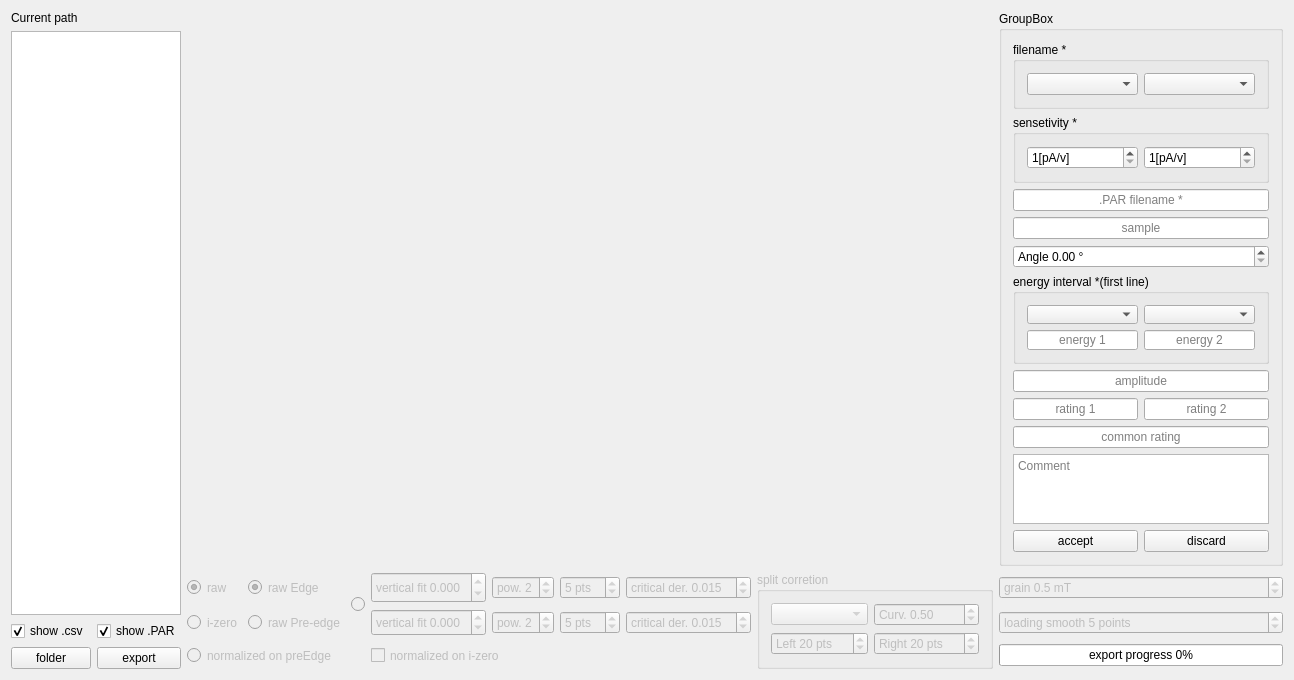
<?xml version="1.0" encoding="UTF-8"?>
<ui version="4.0">
 <class>MainWindow</class>
 <widget class="QMainWindow" name="MainWindow">
  <property name="geometry">
   <rect>
    <x>0</x>
    <y>0</y>
    <width>1235</width>
    <height>659</height>
   </rect>
  </property>
  <property name="windowTitle">
   <string>MainWindow</string>
  </property>
  <widget class="QWidget" name="centralWidget">
   <layout class="QGridLayout" name="gridLayout_5">
    <item row="0" column="12">
     <widget class="QGroupBox" name="groupBox_4">
      <property name="title">
       <string>GroupBox</string>
      </property>
      <layout class="QGridLayout" name="gridLayout_4">
       <item row="0" column="0" colspan="2">
        <widget class="QGroupBox" name="groupBox_2">
         <property name="sizePolicy">
          <sizepolicy hsizetype="Minimum" vsizetype="Preferred">
           <horstretch>0</horstretch>
           <verstretch>0</verstretch>
          </sizepolicy>
         </property>
         <property name="title">
          <string>filename *</string>
         </property>
         <layout class="QGridLayout" name="gridLayout_3">
          <item row="1" column="1">
           <widget class="QComboBox" name="file2Box">
            <property name="sizePolicy">
             <sizepolicy hsizetype="Minimum" vsizetype="Fixed">
              <horstretch>0</horstretch>
              <verstretch>0</verstretch>
             </sizepolicy>
            </property>
           </widget>
          </item>
          <item row="1" column="0">
           <widget class="QComboBox" name="file1Box">
            <property name="sizePolicy">
             <sizepolicy hsizetype="Minimum" vsizetype="Fixed">
              <horstretch>0</horstretch>
              <verstretch>0</verstretch>
             </sizepolicy>
            </property>
            <property name="toolTip">
             <string/>
            </property>
           </widget>
          </item>
         </layout>
        </widget>
       </item>
       <item row="1" column="0" colspan="2">
        <widget class="QGroupBox" name="groupBox">
         <property name="minimumSize">
          <size>
           <width>0</width>
           <height>0</height>
          </size>
         </property>
         <property name="title">
          <string>sensetivity *</string>
         </property>
         <layout class="QHBoxLayout" name="horizontalLayout">
          <item>
           <widget class="QSpinBox" name="sens1Box">
            <property name="suffix">
             <string>[pA/v]</string>
            </property>
            <property name="minimum">
             <number>1</number>
            </property>
            <property name="maximum">
             <number>1000</number>
            </property>
            <property name="value">
             <number>1</number>
            </property>
           </widget>
          </item>
          <item>
           <widget class="QSpinBox" name="sens2Box">
            <property name="suffix">
             <string>[pA/v]</string>
            </property>
            <property name="minimum">
             <number>1</number>
            </property>
            <property name="maximum">
             <number>1000</number>
            </property>
            <property name="value">
             <number>1</number>
            </property>
           </widget>
          </item>
         </layout>
        </widget>
       </item>
       <item row="2" column="0" colspan="2">
        <widget class="QLineEdit" name="filenameEdit">
         <property name="text">
          <string/>
         </property>
         <property name="alignment">
          <set>Qt::AlignCenter</set>
         </property>
         <property name="placeholderText">
          <string>.PAR filename *</string>
         </property>
        </widget>
       </item>
       <item row="3" column="0" colspan="2">
        <widget class="QLineEdit" name="sampleEdit">
         <property name="text">
          <string/>
         </property>
         <property name="alignment">
          <set>Qt::AlignCenter</set>
         </property>
         <property name="placeholderText">
          <string>sample</string>
         </property>
        </widget>
       </item>
       <item row="4" column="0" colspan="2">
        <widget class="QDoubleSpinBox" name="angleSpinBox">
         <property name="prefix">
          <string>Angle </string>
         </property>
         <property name="suffix">
          <string> °</string>
         </property>
         <property name="maximum">
          <double>90.000000000000000</double>
         </property>
         <property name="singleStep">
          <double>0.100000000000000</double>
         </property>
        </widget>
       </item>
       <item row="6" column="0" colspan="2">
        <widget class="QGroupBox" name="groupBox_3">
         <property name="sizePolicy">
          <sizepolicy hsizetype="Minimum" vsizetype="Preferred">
           <horstretch>0</horstretch>
           <verstretch>0</verstretch>
          </sizepolicy>
         </property>
         <property name="minimumSize">
          <size>
           <width>0</width>
           <height>90</height>
          </size>
         </property>
         <property name="title">
          <string>energy interval *(first line)</string>
         </property>
         <layout class="QGridLayout" name="gridLayout">
          <item row="0" column="0">
           <widget class="QComboBox" name="element1Box">
            <property name="sizePolicy">
             <sizepolicy hsizetype="Minimum" vsizetype="Fixed">
              <horstretch>0</horstretch>
              <verstretch>0</verstretch>
             </sizepolicy>
            </property>
            <property name="minimumSize">
             <size>
              <width>0</width>
              <height>15</height>
             </size>
            </property>
           </widget>
          </item>
          <item row="0" column="1">
           <widget class="QComboBox" name="element2Box">
            <property name="sizePolicy">
             <sizepolicy hsizetype="Minimum" vsizetype="Fixed">
              <horstretch>0</horstretch>
              <verstretch>0</verstretch>
             </sizepolicy>
            </property>
            <property name="minimumSize">
             <size>
              <width>0</width>
              <height>15</height>
             </size>
            </property>
           </widget>
          </item>
          <item row="1" column="0">
           <widget class="QLineEdit" name="energy1Edit">
            <property name="sizePolicy">
             <sizepolicy hsizetype="Minimum" vsizetype="Fixed">
              <horstretch>0</horstretch>
              <verstretch>0</verstretch>
             </sizepolicy>
            </property>
            <property name="minimumSize">
             <size>
              <width>0</width>
              <height>15</height>
             </size>
            </property>
            <property name="text">
             <string/>
            </property>
            <property name="alignment">
             <set>Qt::AlignCenter</set>
            </property>
            <property name="placeholderText">
             <string>energy 1</string>
            </property>
           </widget>
          </item>
          <item row="1" column="1">
           <widget class="QLineEdit" name="energy2Edit">
            <property name="sizePolicy">
             <sizepolicy hsizetype="Minimum" vsizetype="Fixed">
              <horstretch>0</horstretch>
              <verstretch>0</verstretch>
             </sizepolicy>
            </property>
            <property name="minimumSize">
             <size>
              <width>0</width>
              <height>15</height>
             </size>
            </property>
            <property name="text">
             <string/>
            </property>
            <property name="alignment">
             <set>Qt::AlignCenter</set>
            </property>
            <property name="placeholderText">
             <string>energy 2</string>
            </property>
           </widget>
          </item>
         </layout>
        </widget>
       </item>
       <item row="7" column="0" colspan="2">
        <widget class="QLineEdit" name="ampEdit">
         <property name="sizePolicy">
          <sizepolicy hsizetype="Minimum" vsizetype="Fixed">
           <horstretch>0</horstretch>
           <verstretch>0</verstretch>
          </sizepolicy>
         </property>
         <property name="text">
          <string/>
         </property>
         <property name="alignment">
          <set>Qt::AlignCenter</set>
         </property>
         <property name="placeholderText">
          <string>amplitude</string>
         </property>
        </widget>
       </item>
       <item row="8" column="0">
        <widget class="QLineEdit" name="rating1Edit">
         <property name="sizePolicy">
          <sizepolicy hsizetype="Minimum" vsizetype="Fixed">
           <horstretch>0</horstretch>
           <verstretch>0</verstretch>
          </sizepolicy>
         </property>
         <property name="text">
          <string/>
         </property>
         <property name="alignment">
          <set>Qt::AlignCenter</set>
         </property>
         <property name="placeholderText">
          <string>rating 1</string>
         </property>
        </widget>
       </item>
       <item row="8" column="1">
        <widget class="QLineEdit" name="rating2Edit">
         <property name="sizePolicy">
          <sizepolicy hsizetype="Minimum" vsizetype="Fixed">
           <horstretch>0</horstretch>
           <verstretch>0</verstretch>
          </sizepolicy>
         </property>
         <property name="text">
          <string/>
         </property>
         <property name="alignment">
          <set>Qt::AlignCenter</set>
         </property>
         <property name="placeholderText">
          <string>rating 2</string>
         </property>
        </widget>
       </item>
       <item row="9" column="0" colspan="2">
        <widget class="QLineEdit" name="ratingEdit">
         <property name="sizePolicy">
          <sizepolicy hsizetype="Minimum" vsizetype="Fixed">
           <horstretch>0</horstretch>
           <verstretch>0</verstretch>
          </sizepolicy>
         </property>
         <property name="text">
          <string/>
         </property>
         <property name="alignment">
          <set>Qt::AlignCenter</set>
         </property>
         <property name="placeholderText">
          <string>common rating</string>
         </property>
        </widget>
       </item>
       <item row="10" column="0" colspan="2">
        <widget class="QTextEdit" name="commentEdit">
         <property name="sizePolicy">
          <sizepolicy hsizetype="Minimum" vsizetype="Expanding">
           <horstretch>0</horstretch>
           <verstretch>0</verstretch>
          </sizepolicy>
         </property>
         <property name="html">
          <string>&lt;!DOCTYPE HTML PUBLIC &quot;-//W3C//DTD HTML 4.0//EN&quot; &quot;http://www.w3.org/TR/REC-html40/strict.dtd&quot;&gt;
&lt;html&gt;&lt;head&gt;&lt;meta name=&quot;qrichtext&quot; content=&quot;1&quot; /&gt;&lt;style type=&quot;text/css&quot;&gt;
p, li { white-space: pre-wrap; }
&lt;/style&gt;&lt;/head&gt;&lt;body style=&quot; font-family:'MS Shell Dlg 2'; font-size:8.25pt; font-weight:400; font-style:normal;&quot;&gt;
&lt;p style=&quot;-qt-paragraph-type:empty; margin-top:0px; margin-bottom:0px; margin-left:0px; margin-right:0px; -qt-block-indent:0; text-indent:0px;&quot;&gt;&lt;br /&gt;&lt;/p&gt;&lt;/body&gt;&lt;/html&gt;</string>
         </property>
         <property name="placeholderText">
          <string>Comment</string>
         </property>
        </widget>
       </item>
       <item row="11" column="0">
        <widget class="QPushButton" name="acceptButton">
         <property name="text">
          <string>accept</string>
         </property>
        </widget>
       </item>
       <item row="11" column="1">
        <widget class="QPushButton" name="discardButton">
         <property name="text">
          <string>discard</string>
         </property>
        </widget>
       </item>
      </layout>
     </widget>
    </item>
    <item row="0" column="1" colspan="11">
     <widget class="QWidget" name="chartWidget" native="true">
      <property name="sizePolicy">
       <sizepolicy hsizetype="Expanding" vsizetype="Expanding">
        <horstretch>0</horstretch>
        <verstretch>0</verstretch>
       </sizepolicy>
      </property>
     </widget>
    </item>
    <item row="1" column="8" rowspan="3" colspan="4">
     <widget class="QGroupBox" name="splitGroupBox">
      <property name="enabled">
       <bool>false</bool>
      </property>
      <property name="sizePolicy">
       <sizepolicy hsizetype="Expanding" vsizetype="Minimum">
        <horstretch>0</horstretch>
        <verstretch>0</verstretch>
       </sizepolicy>
      </property>
      <property name="title">
       <string>split corretion</string>
      </property>
      <layout class="QGridLayout" name="gridLayout_6">
       <item row="1" column="0">
        <widget class="QSpinBox" name="splitLeftSpinBox">
         <property name="suffix">
          <string> pts</string>
         </property>
         <property name="prefix">
          <string>Left </string>
         </property>
         <property name="maximum">
          <number>5000</number>
         </property>
         <property name="singleStep">
          <number>1</number>
         </property>
         <property name="value">
          <number>20</number>
         </property>
        </widget>
       </item>
       <item row="1" column="1">
        <widget class="QSpinBox" name="splitRightSpinBox">
         <property name="suffix">
          <string> pts</string>
         </property>
         <property name="prefix">
          <string>Right </string>
         </property>
         <property name="maximum">
          <number>5000</number>
         </property>
         <property name="singleStep">
          <number>1</number>
         </property>
         <property name="value">
          <number>20</number>
         </property>
        </widget>
       </item>
       <item row="0" column="0">
        <widget class="QComboBox" name="splitComboBox">
         <property name="currentIndex">
          <number>-1</number>
         </property>
        </widget>
       </item>
       <item row="0" column="1">
        <widget class="QDoubleSpinBox" name="splitShiftDoubleSpinBox">
         <property name="prefix">
          <string>Curv. </string>
         </property>
         <property name="minimum">
          <double>0.000000000000000</double>
         </property>
         <property name="maximum">
          <double>1.000000000000000</double>
         </property>
         <property name="singleStep">
          <double>0.010000000000000</double>
         </property>
         <property name="value">
          <double>0.500000000000000</double>
         </property>
        </widget>
       </item>
      </layout>
     </widget>
    </item>
    <item row="3" column="12">
     <widget class="QProgressBar" name="progressBar">
      <property name="sizePolicy">
       <sizepolicy hsizetype="Minimum" vsizetype="Fixed">
        <horstretch>0</horstretch>
        <verstretch>0</verstretch>
       </sizepolicy>
      </property>
      <property name="value">
       <number>0</number>
      </property>
      <property name="alignment">
       <set>Qt::AlignCenter</set>
      </property>
      <property name="textVisible">
       <bool>true</bool>
      </property>
      <property name="invertedAppearance">
       <bool>false</bool>
      </property>
      <property name="textDirection">
       <enum>QProgressBar::TopToBottom</enum>
      </property>
      <property name="format">
       <string>export progress %p%</string>
      </property>
     </widget>
    </item>
    <item row="3" column="1" colspan="2">
     <widget class="QRadioButton" name="normSignalButton">
      <property name="enabled">
       <bool>false</bool>
      </property>
      <property name="sizePolicy">
       <sizepolicy hsizetype="Minimum" vsizetype="Minimum">
        <horstretch>0</horstretch>
        <verstretch>0</verstretch>
       </sizepolicy>
      </property>
      <property name="text">
       <string>normalized on preEdge</string>
      </property>
      <property name="checked">
       <bool>false</bool>
      </property>
      <attribute name="buttonGroup">
       <string notr="true">signalType</string>
      </attribute>
     </widget>
    </item>
    <item row="1" column="5">
     <widget class="QSpinBox" name="splinePowerSpinBox1">
      <property name="enabled">
       <bool>false</bool>
      </property>
      <property name="prefix">
       <string>pow. </string>
      </property>
      <property name="maximum">
       <number>5</number>
      </property>
      <property name="value">
       <number>2</number>
      </property>
     </widget>
    </item>
    <item row="1" column="3" rowspan="2">
     <widget class="QRadioButton" name="bothButton">
      <property name="enabled">
       <bool>false</bool>
      </property>
      <property name="sizePolicy">
       <sizepolicy hsizetype="Minimum" vsizetype="Minimum">
        <horstretch>0</horstretch>
        <verstretch>0</verstretch>
       </sizepolicy>
      </property>
      <property name="text">
       <string/>
      </property>
      <attribute name="buttonGroup">
       <string notr="true">fileGroup</string>
      </attribute>
     </widget>
    </item>
    <item row="1" column="7">
     <widget class="QDoubleSpinBox" name="der1DoubleSpinBox">
      <property name="enabled">
       <bool>false</bool>
      </property>
      <property name="prefix">
       <string>critical der. </string>
      </property>
      <property name="decimals">
       <number>3</number>
      </property>
      <property name="maximum">
       <double>10.000000000000000</double>
      </property>
      <property name="singleStep">
       <double>0.001000000000000</double>
      </property>
      <property name="value">
       <double>0.015000000000000</double>
      </property>
     </widget>
    </item>
    <item row="2" column="4">
     <widget class="QDoubleSpinBox" name="verticalFit2SpinBox">
      <property name="enabled">
       <bool>false</bool>
      </property>
      <property name="sizePolicy">
       <sizepolicy hsizetype="Minimum" vsizetype="Minimum">
        <horstretch>0</horstretch>
        <verstretch>0</verstretch>
       </sizepolicy>
      </property>
      <property name="prefix">
       <string>vertical fit </string>
      </property>
      <property name="decimals">
       <number>3</number>
      </property>
      <property name="minimum">
       <double>-1.000000000000000</double>
      </property>
      <property name="maximum">
       <double>1.000000000000000</double>
      </property>
      <property name="singleStep">
       <double>0.001000000000000</double>
      </property>
     </widget>
    </item>
    <item row="1" column="12">
     <widget class="QDoubleSpinBox" name="smoothDoubleSpinBox">
      <property name="enabled">
       <bool>false</bool>
      </property>
      <property name="prefix">
       <string>grain </string>
      </property>
      <property name="suffix">
       <string> mT</string>
      </property>
      <property name="decimals">
       <number>1</number>
      </property>
      <property name="minimum">
       <double>0.100000000000000</double>
      </property>
      <property name="maximum">
       <double>20.000000000000000</double>
      </property>
      <property name="singleStep">
       <double>0.100000000000000</double>
      </property>
      <property name="value">
       <double>0.500000000000000</double>
      </property>
     </widget>
    </item>
    <item row="2" column="12">
     <widget class="QSpinBox" name="loadingSmoothSpinBox">
      <property name="enabled">
       <bool>false</bool>
      </property>
      <property name="suffix">
       <string> points</string>
      </property>
      <property name="prefix">
       <string>loading smooth </string>
      </property>
      <property name="minimum">
       <number>1</number>
      </property>
      <property name="maximum">
       <number>99</number>
      </property>
      <property name="value">
       <number>5</number>
      </property>
     </widget>
    </item>
    <item row="2" column="2">
     <widget class="QRadioButton" name="preEdgeButton">
      <property name="enabled">
       <bool>false</bool>
      </property>
      <property name="sizePolicy">
       <sizepolicy hsizetype="Minimum" vsizetype="Minimum">
        <horstretch>0</horstretch>
        <verstretch>0</verstretch>
       </sizepolicy>
      </property>
      <property name="text">
       <string>raw Pre-edge</string>
      </property>
      <attribute name="buttonGroup">
       <string notr="true">fileGroup</string>
      </attribute>
     </widget>
    </item>
    <item row="3" column="4" colspan="4">
     <widget class="QCheckBox" name="zeroCheckBox">
      <property name="enabled">
       <bool>false</bool>
      </property>
      <property name="sizePolicy">
       <sizepolicy hsizetype="Minimum" vsizetype="Minimum">
        <horstretch>0</horstretch>
        <verstretch>0</verstretch>
       </sizepolicy>
      </property>
      <property name="text">
       <string>normalized on i-zero</string>
      </property>
     </widget>
    </item>
    <item row="2" column="7">
     <widget class="QDoubleSpinBox" name="der2DoubleSpinBox">
      <property name="enabled">
       <bool>false</bool>
      </property>
      <property name="prefix">
       <string>critical der. </string>
      </property>
      <property name="decimals">
       <number>3</number>
      </property>
      <property name="maximum">
       <double>10.000000000000000</double>
      </property>
      <property name="singleStep">
       <double>0.001000000000000</double>
      </property>
      <property name="value">
       <double>0.015000000000000</double>
      </property>
     </widget>
    </item>
    <item row="2" column="1">
     <widget class="QRadioButton" name="zeroSignalButton">
      <property name="enabled">
       <bool>false</bool>
      </property>
      <property name="sizePolicy">
       <sizepolicy hsizetype="Minimum" vsizetype="Minimum">
        <horstretch>0</horstretch>
        <verstretch>0</verstretch>
       </sizepolicy>
      </property>
      <property name="text">
       <string>i-zero</string>
      </property>
      <attribute name="buttonGroup">
       <string notr="true">signalType</string>
      </attribute>
     </widget>
    </item>
    <item row="0" column="0" rowspan="4">
     <layout class="QGridLayout" name="gridLayout_2">
      <item row="2" column="0">
       <widget class="QCheckBox" name="datBox">
        <property name="sizePolicy">
         <sizepolicy hsizetype="Minimum" vsizetype="Minimum">
          <horstretch>0</horstretch>
          <verstretch>0</verstretch>
         </sizepolicy>
        </property>
        <property name="text">
         <string>show .csv</string>
        </property>
        <property name="checked">
         <bool>true</bool>
        </property>
       </widget>
      </item>
      <item row="3" column="0">
       <widget class="QPushButton" name="folderButton">
        <property name="sizePolicy">
         <sizepolicy hsizetype="Minimum" vsizetype="Minimum">
          <horstretch>0</horstretch>
          <verstretch>0</verstretch>
         </sizepolicy>
        </property>
        <property name="text">
         <string>folder</string>
        </property>
       </widget>
      </item>
      <item row="0" column="0" colspan="2">
       <widget class="QLabel" name="dataDirLabel">
        <property name="sizePolicy">
         <sizepolicy hsizetype="Minimum" vsizetype="Minimum">
          <horstretch>0</horstretch>
          <verstretch>0</verstretch>
         </sizepolicy>
        </property>
        <property name="text">
         <string>Current path</string>
        </property>
       </widget>
      </item>
      <item row="1" column="0" colspan="2">
       <widget class="QTableWidget" name="fileTable"/>
      </item>
      <item row="2" column="1">
       <widget class="QCheckBox" name="parBox">
        <property name="sizePolicy">
         <sizepolicy hsizetype="Minimum" vsizetype="Minimum">
          <horstretch>0</horstretch>
          <verstretch>0</verstretch>
         </sizepolicy>
        </property>
        <property name="text">
         <string>show .PAR</string>
        </property>
        <property name="checked">
         <bool>true</bool>
        </property>
       </widget>
      </item>
      <item row="3" column="1">
       <widget class="QPushButton" name="exportButton">
        <property name="sizePolicy">
         <sizepolicy hsizetype="Minimum" vsizetype="Minimum">
          <horstretch>0</horstretch>
          <verstretch>0</verstretch>
         </sizepolicy>
        </property>
        <property name="text">
         <string>export</string>
        </property>
       </widget>
      </item>
     </layout>
    </item>
    <item row="1" column="1">
     <widget class="QRadioButton" name="rawSignalButton">
      <property name="enabled">
       <bool>false</bool>
      </property>
      <property name="sizePolicy">
       <sizepolicy hsizetype="Minimum" vsizetype="Minimum">
        <horstretch>0</horstretch>
        <verstretch>0</verstretch>
       </sizepolicy>
      </property>
      <property name="text">
       <string>raw</string>
      </property>
      <property name="checked">
       <bool>true</bool>
      </property>
      <attribute name="buttonGroup">
       <string notr="true">signalType</string>
      </attribute>
     </widget>
    </item>
    <item row="1" column="2">
     <widget class="QRadioButton" name="edgeButton">
      <property name="enabled">
       <bool>false</bool>
      </property>
      <property name="sizePolicy">
       <sizepolicy hsizetype="Minimum" vsizetype="Minimum">
        <horstretch>0</horstretch>
        <verstretch>0</verstretch>
       </sizepolicy>
      </property>
      <property name="text">
       <string>raw Edge</string>
      </property>
      <property name="checked">
       <bool>true</bool>
      </property>
      <attribute name="buttonGroup">
       <string notr="true">fileGroup</string>
      </attribute>
     </widget>
    </item>
    <item row="1" column="4">
     <widget class="QDoubleSpinBox" name="verticalFit1SpinBox">
      <property name="enabled">
       <bool>false</bool>
      </property>
      <property name="sizePolicy">
       <sizepolicy hsizetype="Minimum" vsizetype="Minimum">
        <horstretch>0</horstretch>
        <verstretch>0</verstretch>
       </sizepolicy>
      </property>
      <property name="prefix">
       <string>vertical fit </string>
      </property>
      <property name="suffix">
       <string/>
      </property>
      <property name="decimals">
       <number>3</number>
      </property>
      <property name="minimum">
       <double>-1.000000000000000</double>
      </property>
      <property name="maximum">
       <double>1.000000000000000</double>
      </property>
      <property name="singleStep">
       <double>0.001000000000000</double>
      </property>
     </widget>
    </item>
    <item row="1" column="6">
     <widget class="QSpinBox" name="splineLengthSpinBox1">
      <property name="enabled">
       <bool>false</bool>
      </property>
      <property name="suffix">
       <string> pts</string>
      </property>
      <property name="minimum">
       <number>2</number>
      </property>
      <property name="maximum">
       <number>99</number>
      </property>
      <property name="value">
       <number>5</number>
      </property>
     </widget>
    </item>
    <item row="2" column="5">
     <widget class="QSpinBox" name="splinePowerSpinBox2">
      <property name="enabled">
       <bool>false</bool>
      </property>
      <property name="prefix">
       <string>pow. </string>
      </property>
      <property name="maximum">
       <number>5</number>
      </property>
      <property name="value">
       <number>2</number>
      </property>
     </widget>
    </item>
    <item row="2" column="6">
     <widget class="QSpinBox" name="splineLengthSpinBox2">
      <property name="enabled">
       <bool>false</bool>
      </property>
      <property name="suffix">
       <string> pts</string>
      </property>
      <property name="minimum">
       <number>2</number>
      </property>
      <property name="maximum">
       <number>99</number>
      </property>
      <property name="value">
       <number>5</number>
      </property>
     </widget>
    </item>
   </layout>
  </widget>
 </widget>
 <layoutdefault spacing="6" margin="11"/>
 <resources/>
 <connections/>
 <buttongroups>
  <buttongroup name="fileGroup">
   <property name="exclusive">
    <bool>true</bool>
   </property>
  </buttongroup>
  <buttongroup name="signalType"/>
 </buttongroups>
</ui>
